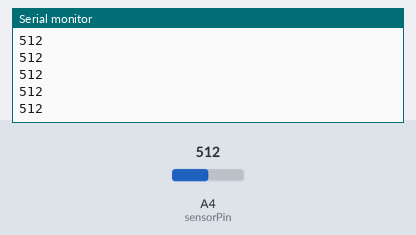
Simulated run of this sketch. Board: Arduino Uno, built with avr-gcc and run on an emulated ATmega328P. Parts: the last lines printed to the serial monitor. The test bench sets the inputs (shaded band); at power-on: A4 (sensorPin) = 512.

Above: at 1.2 s.
1.3 s: A4 (sensorPin) set to 716
At 1.31 s:
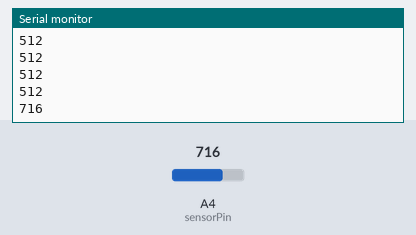
2.8 s: A4 (sensorPin) set to 900
At 2.81 s:
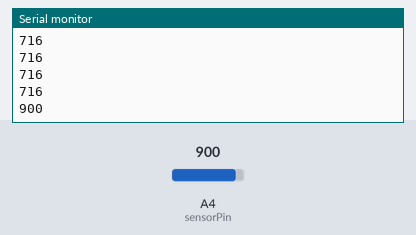
Timing chart, 0 to 5.8 s (numbered marks = the images above; inputs shaded):
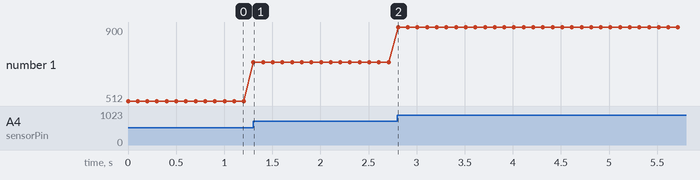

The sketch:

ldrtest.ino
```cpp
int sensorPin = A4;
int sensorValue = 0;
void setup() {
  // put your setup code here, to run once:
  Serial.begin(9600);


}

void loop() {
  // put your main code here, to run repeatedly:
sensorValue = analogRead(sensorPin);
Serial.println(sensorValue);
delay(100);
}
```

Measured:
- after the input at 1.3 s, the serial monitor: prints a new line at once (image 1)
- after the input at 2.8 s, the serial monitor: prints a new line at once (image 2)
- plotted number 1: 512 → 716 after the input at 1.3 s, 716 → 900 after the input at 2.8 s
